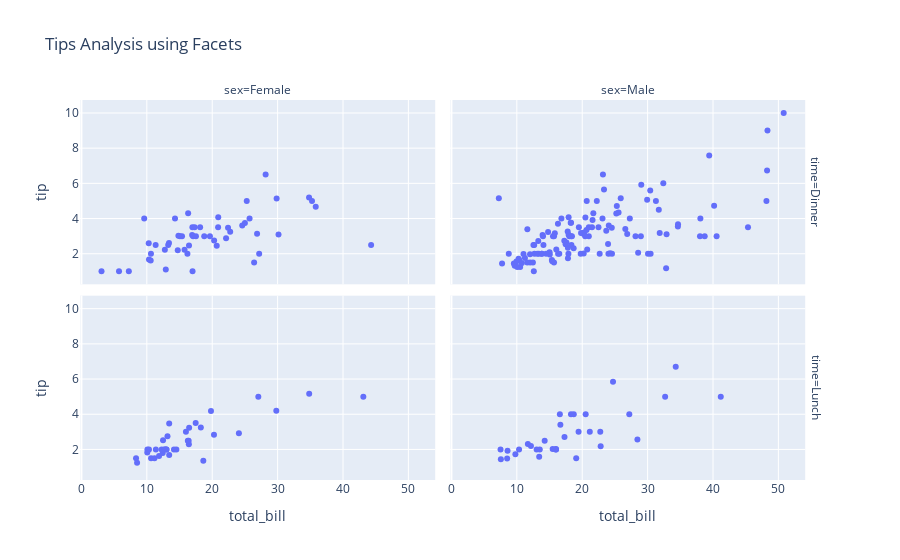

Notebook source saved alongside this figure:
### Code cell
df = px.data.tips()

fig = px.scatter(
    df,
    x="total_bill",
    y="tip",
    facet_col="sex",
    facet_row="time",
    title="Tips Analysis using Facets"
)

fig.show()

### Figure 1 — Plotly figure (JSON) as saved in the notebook; plotly's stock layout.template omitted (floating-point values rounded to 4 significant figures)
{"data": [{"hovertemplate": "time=Dinner<br>sex=Female<br>total_bill=%{x}<br>tip=%{y}<extra></extra>", "legendgroup": "", "marker": {"color": "#636efa", "symbol": "circle"}, "mode": "markers", "name": "", "orientation": "v", "showlegend": false, "type": "scatter", "x": [16.99, 24.59, 35.26, 14.83, 10.33, 16.97, 20.29, 15.77, 19.65, 15.06, 20.69, 16.93, 10.29, 34.81, 26.41, 16.45, 3.07, 17.07, 26.86, 25.28, 14.73, 5.75, 16.32, 22.75, 11.35, 15.38, 44.3, 22.42, 20.92, 14.31, 7.25, 25.71, 17.31, 29.85, 25.0, 13.39, 16.21, 17.51, 10.59, 10.63, 9.6, 20.9, 18.15, 12.76, 13.27, 28.17, 12.9, 30.14, 22.12, 35.83, 27.18, 18.78], "xaxis": "x3", "y": [1.01, 3.61, 5.0, 3.02, 1.67, 3.5, 2.75, 2.23, 3.0, 3.0, 2.45, 3.07, 2.6, 5.2, 1.5, 2.47, 1.0, 3.0, 3.14, 5.0, 2.2, 1.0, 4.3, 3.25, 2.5, 3.0, 2.5, 3.48, 4.08, 4.0, 1.0, 4.0, 3.5, 5.14, 3.75, 2.61, 2.0, 3.0, 1.61, 2.0, 4.0, 3.5, 3.5, 2.23, 2.5, 6.5, 1.1, 3.09, 2.88, 4.67, 2.0, 3.0], "yaxis": "y3"}, {"hovertemplate": "time=Dinner<br>sex=Male<br>total_bill=%{x}<br>tip=%{y}<extra></extra>", "legendgroup": "", "marker": {"color": "#636efa", "symbol": "circle"}, "mode": "markers", "name": "", "orientation": "v", "showlegend": false, "type": "scatter", "x": [10.34, 21.01, 23.68, 25.29, 8.77, 26.88, 15.04, 14.78, 10.27, 15.42, 18.43, 21.58, 16.29, 20.65, 17.92, 39.42, 19.82, 17.81, 13.37, 12.69, 21.7, 9.55, 18.35, 17.78, 24.06, 16.31, 18.69, 31.27, 16.04, 17.46, 13.94, 9.68, 30.4, 18.29, 22.23, 32.4, 28.55, 18.04, 12.54, 9.94, 25.56, 19.49, 38.01, 11.24, 48.27, 20.29, 13.81, 11.02, 18.29, 17.59, 20.08, 20.23, 15.01, 12.02, 10.51, 17.92, 28.97, 22.49, 40.17, 27.28, 12.03, 21.01, 12.46, 15.36, 20.49, 25.21, 18.24, 14.0, 38.07, 23.95, 29.93, 14.07, 13.13, 17.26, 24.55, 19.77, 48.17, 16.49, 21.5, 12.66, 13.81, 24.52, 20.76, 31.71, 50.81, 15.81, 7.25, 31.85, 16.82, 32.9, 17.89, 14.48, 34.63, 34.65, 23.33, 45.35, 23.17, 40.55, 20.69, 30.46, 23.1, 15.69, 26.59, 38.73, 24.27, 30.06, 25.89, 48.33, 28.15, 11.59, 7.74, 20.45, 13.28, 24.01, 15.69, 11.61, 10.77, 15.53, 10.07, 12.6, 32.83, 29.03, 22.67, 17.82], "xaxis": "x4", "y": [1.66, 3.5, 3.31, 4.71, 2.0, 3.12, 1.96, 3.23, 1.71, 1.57, 3.0, 3.92, 3.71, 3.35, 4.08, 7.58, 3.18, 2.34, 2.0, 2.0, 4.3, 1.45, 2.5, 3.27, 3.6, 2.0, 2.31, 5.0, 2.24, 2.54, 3.06, 1.32, 5.6, 3.0, 5.0, 6.0, 2.05, 3.0, 2.5, 1.56, 4.34, 3.51, 3.0, 1.76, 6.73, 3.21, 2.0, 1.98, 3.76, 2.64, 3.15, 2.01, 2.09, 1.97, 1.25, 3.08, 3.0, 3.5, 4.73, 4.0, 1.5, 3.0, 1.5, 1.64, 4.06, 4.29, 3.76, 3.0, 4.0, 2.55, 5.07, 2.5, 2.0, 2.74, 2.0, 2.0, 5.0, 2.0, 3.5, 2.5, 2.0, 3.48, 2.24, 4.5, 10.0, 3.16, 5.15, 3.18, 4.0, 3.11, 2.0, 2.0, 3.55, 3.68, 5.65, 3.5, 6.5, 3.0, 5.0, 2.0, 4.0, 1.5, 3.41, 3.0, 2.03, 2.0, 5.16, 9.0, 3.0, 1.5, 1.44, 3.0, 2.72, 2.0, 3.0, 3.39, 1.47, 3.0, 1.25, 1.0, 1.17, 5.92, 2.0, 1.75], "yaxis": "y4"}, {"hovertemplate": "time=Lunch<br>sex=Female<br>total_bill=%{x}<br>tip=%{y}<extra></extra>", "legendgroup": "", "marker": {"color": "#636efa", "symbol": "circle"}, "mode": "markers", "name": "", "orientation": "v", "showlegend": false, "type": "scatter", "x": [10.07, 34.83, 10.65, 12.43, 24.08, 13.42, 12.48, 29.8, 14.52, 11.38, 20.27, 11.17, 12.26, 18.26, 8.51, 10.33, 14.15, 13.16, 17.47, 27.05, 16.43, 8.35, 18.64, 11.87, 19.81, 43.11, 13.0, 12.74, 13.0, 16.4, 16.47, 13.42, 15.98, 16.27, 10.09], "xaxis": "x", "y": [1.83, 5.17, 1.5, 1.8, 2.92, 1.68, 2.52, 4.2, 2.0, 2.0, 2.83, 1.5, 2.0, 3.25, 1.25, 2.0, 2.0, 2.75, 3.5, 5.0, 2.3, 1.5, 1.36, 1.63, 4.19, 5.0, 2.0, 2.01, 2.0, 2.5, 3.23, 3.48, 3.0, 2.5, 2.0], "yaxis": "y"}, {"hovertemplate": "time=Lunch<br>sex=Male<br>total_bill=%{x}<br>tip=%{y}<extra></extra>", "legendgroup": "", "marker": {"color": "#636efa", "symbol": "circle"}, "mode": "markers", "name": "", "orientation": "v", "showlegend": false, "type": "scatter", "x": [27.2, 22.76, 17.29, 19.44, 16.66, 32.68, 15.98, 13.03, 18.28, 24.71, 21.16, 11.69, 14.26, 15.95, 8.52, 22.82, 19.08, 16.0, 34.3, 41.19, 9.78, 7.51, 28.44, 15.48, 16.58, 7.56, 10.34, 13.51, 18.71, 20.53, 12.16, 8.58, 13.42], "xaxis": "x2", "y": [4.0, 3.0, 2.71, 3.0, 3.4, 5.0, 2.03, 2.0, 4.0, 5.85, 3.0, 2.31, 2.5, 2.0, 1.48, 2.18, 1.5, 2.0, 6.7, 5.0, 1.73, 2.0, 2.56, 2.02, 4.0, 1.44, 2.0, 2.0, 4.0, 4.0, 2.2, 1.92, 1.58], "yaxis": "y2"}], "layout": {"annotations": [{"font": {}, "showarrow": false, "text": "sex=Female", "x": 0.24, "xanchor": "center", "xref": "paper", "y": 1, "yanchor": "bottom", "yref": "paper"}, {"font": {}, "showarrow": false, "text": "sex=Male", "x": 0.74, "xanchor": "center", "xref": "paper", "y": 1, "yanchor": "bottom", "yref": "paper"}, {"font": {}, "showarrow": false, "text": "time=Lunch", "textangle": 90, "x": 0.98, "xanchor": "left", "xref": "paper", "y": 0.2425, "yanchor": "middle", "yref": "paper"}, {"font": {}, "showarrow": false, "text": "time=Dinner", "textangle": 90, "x": 0.98, "xanchor": "left", "xref": "paper", "y": 0.7575, "yanchor": "middle", "yref": "paper"}], "legend": {"tracegroupgap": 0}, "title": {"text": "Tips Analysis using Facets"}, "xaxis": {"anchor": "y", "domain": [0, 0.48], "title": {"text": "total_bill"}}, "xaxis2": {"anchor": "y2", "domain": [0.5, 0.98], "matches": "x", "title": {"text": "total_bill"}}, "xaxis3": {"anchor": "y3", "domain": [0, 0.48], "matches": "x", "showticklabels": false}, "xaxis4": {"anchor": "y4", "domain": [0.5, 0.98], "matches": "x", "showticklabels": false}, "yaxis": {"anchor": "x", "domain": [0, 0.485], "title": {"text": "tip"}}, "yaxis2": {"anchor": "x2", "domain": [0, 0.485], "matches": "y", "showticklabels": false}, "yaxis3": {"anchor": "x3", "domain": [0.515, 1], "matches": "y", "title": {"text": "tip"}}, "yaxis4": {"anchor": "x4", "domain": [0.515, 1], "matches": "y", "showticklabels": false}}}
